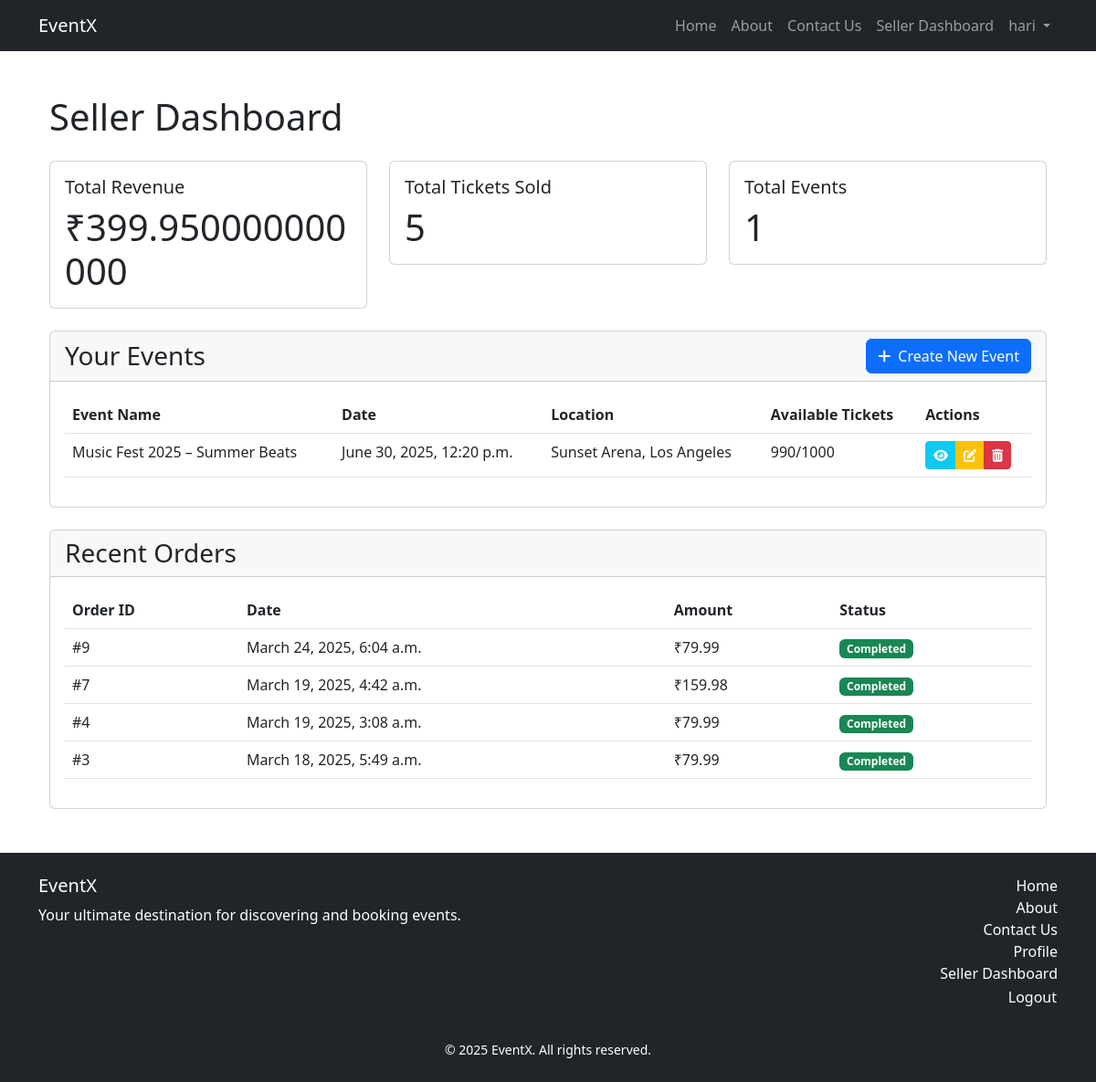
The page /seller/dashboard/ (signed in) on the database its author committed.
### events/models.py (models this page shows, shortened)
class Event(models.Model):
    seller = models.ForeignKey(
        Seller,
        on_delete=models.CASCADE,
        related_name="events"
    )
    name = models.CharField(max_length=255)
    description = models.TextField()
    date = models.DateTimeField()
    location = models.CharField(max_length=255)
    price = models.DecimalField(max_digits=10, decimal_places=2)
    total_tickets = models.PositiveIntegerField()
    available_tickets = models.PositiveIntegerField()
    image = models.ImageField(upload_to="events/", blank=True, null=True)
    class Meta:
        ordering = ['date']

class Order(models.Model):
    seller = models.ForeignKey(Seller, on_delete=models.CASCADE)
    event_booking = models.OneToOneField(
        Booking,
        on_delete=models.SET_NULL,
        related_name='order',
        null=True,
        blank=True
    )
    created_at = models.DateTimeField(auto_now_add=True)
    total_amount = models.DecimalField(max_digits=10, decimal_places=2, default=0)
    class Meta:
        ordering = ['-created_at']

### events/views.py (the view)
# urls.py: path("seller/dashboard/", views.seller_dashboard, name="seller_dashboard"),
@seller_required
def seller_dashboard(request):
    seller = get_object_or_404(Seller, user=request.user)
    seller_events = Event.objects.filter(seller=seller)
    seller_orders = Order.objects.filter(seller=seller)
    total_revenue = seller_orders.aggregate(total=Sum('total_amount'))['total'] or 0
    total_tickets = Booking.objects.filter(event__seller=seller, status='confirmed').aggregate(total=Sum('quantity'))['total'] or 0
    return render(request, "events/seller_dashboard.html", {
        "seller": seller,
        "events": seller_events,
        "orders": seller_orders,
        "total_revenue": total_revenue,
        "total_tickets": total_tickets,
    })

### events/views.py (called while the page is built)
def seller_required(view_func):
    def check_seller(user):
        return user.is_authenticated and Seller.objects.filter(user=user).exists()
    return user_passes_test(check_seller)(view_func)

### events/templates/events/seller_dashboard.html (shortened to what this page needs)
{% extends "events/base.html" %}
{% load static %}
{% block content %}
<div class="container py-4">
    <h1 class="mb-4">Seller Dashboard</h1>
    <div class="row mb-4">
        <div class="col-md-4">
            <div class="card">
                <div class="card-body">
                    <h5 class="card-title">Total Revenue</h5>
                    <p class="card-text display-6">₹{{ total_revenue }}</p>
                </div>
            </div>
        </div>
        <div class="col-md-4">
            <div class="card">
                <div class="card-body">
                    <h5 class="card-title">Total Tickets Sold</h5>
                    <p class="card-text display-6">{{ total_tickets }}</p>
                </div>
            </div>
        </div>
        <div class="col-md-4">
            <div class="card">
                <div class="card-body">
                    <h5 class="card-title">Total Events</h5>
                    <p class="card-text display-6">{{ events|length }}</p>
                </div>
            </div>
        </div>
    </div>
    <div class="card mb-4">
        <div class="card-header d-flex justify-content-between align-items-center">
            <h3 class="mb-0">Your Events</h3>
            <a href="{% url 'create_event' %}" class="btn btn-primary">
                <i class="fas fa-plus me-2"></i>Create New Event
            </a>
        </div>
        <div class="card-body">
            {% if events %}
            <div class="table-responsive">
                <table class="table">
                    <thead>
                        <tr>
                            <th>Event Name</th>
                            <th>Date</th>
                            <th>Location</th>
                            <th>Available Tickets</th>
                            <th>Actions</th>
                        </tr>
                    </thead>
                    <tbody>
                        {% for event in events %}
                        <tr>
                            <td>{{ event.name }}</td>
                            <td>{{ event.date }}</td>
                            <td>{{ event.location }}</td>
                            <td>{{ event.available_tickets }}/{{ event.total_tickets }}</td>
                            <td>
                                <div class="btn-group" role="group">
                                    <a href="{% url 'event_detail' event.id %}" class="btn btn-sm btn-info text-white" title="View Event">
                                        <i class="fas fa-eye"></i>
                                    </a>
                                    <a href="{% url 'edit_event' event.id %}" class="btn btn-sm btn-warning text-white" title="Edit Event">
                                        <i class="fas fa-edit"></i>
                                    </a>
                                    <button type="button" class="btn btn-sm btn-danger text-white" data-bs-toggle="modal" data-bs-target="#deleteModal{{ event.id }}" title="Delete Event">
                                        <i class="fas fa-trash-alt"></i>
                                    </button>
                                </div>
                            </td>
                        </tr>
                        {% endfor %}
                    </tbody>
                </table>
            </div>
            {% else %}
            <p class="text-center">No events created yet.</p>
            {% endif %}
        </div>
    </div>
    <div class="card">
        <div class="card-header">
            <h3 class="mb-0">Recent Orders</h3>
        </div>
        <div class="card-body">
            {% if orders %}
            <div class="table-responsive">
                <table class="table">
                    <thead>
                        <tr>
                            <th>Order ID</th>
                            <th>Date</th>
                            <th>Amount</th>
                            <th>Status</th>
                        </tr>
                    </thead>
                    <tbody>
                        {% for order in orders %}
                        <tr>
                            <td>#{{ order.id }}</td>
                            <td>{{ order.created_at }}</td>
                            <td>₹{{ order.total_amount }}</td>
                            <td><span class="badge bg-success">Completed</span></td>
                        </tr>
                        {% endfor %}
                    </tbody>
                </table>
            </div>
            {% else %}
            <p class="text-center">No orders yet.</p>
            {% endif %}
        </div>
    </div>
</div>
{% endblock %}

### events/templates/events/base.html (shortened to what this page needs)
<!DOCTYPE html>
<html lang="en">
<head>
  <link rel="stylesheet" href="https://cdn.jsdelivr.net/npm/bootstrap@5.3.0/dist/css/bootstrap.min.css">
  <link href="https://cdnjs.cloudflare.com/ajax/libs/font-awesome/6.5.1/css/all.min.css" rel="stylesheet">
</head>
<body>
  <nav class="navbar navbar-expand-lg navbar-dark bg-dark">
    <div class="container">
      <a class="navbar-brand" href="{% url 'index' %}">EventX</a>
      <div class="collapse navbar-collapse" id="navbarSupportedContent">
        <ul class="navbar-nav ms-auto mb-2 mb-lg-0">
          <li class="nav-item">
            <a class="nav-link" href="{% url 'index' %}">Home</a>
          </li>
          <li class="nav-item">
            <a class="nav-link" href="">About</a>
          </li>
          <li class="nav-item">
            <a class="nav-link" href="">Contact Us</a>
          </li>
          {% if user.is_authenticated %}
            {% if user.is_superuser %}
              <li class="nav-item">
                <a class="nav-link" href="{% url 'admin_dashboard' %}">Admin Dashboard</a>
              </li>
              <li class="nav-item">
                <form action="{% url 'logout' %}" method="post" style="display: inline;">
                  {% csrf_token %}
                  <button type="submit" class="nav-link btn btn-link" style="text-decoration: none;">Logout</button>
                </form>
              </li>
            {% elif user.seller %}
              <li class="nav-item">
                <a class="nav-link" href="{% url 'seller_dashboard' %}">Seller Dashboard</a>
              </li>
            {% else %}
              <li class="nav-item">
                <a class="nav-link" href="{% url 'booking_history' %}">My Bookings</a>
              </li>
            {% endif %}
            {% if not user.is_superuser %}
            <li class="nav-item dropdown">
              <a class="nav-link dropdown-toggle" href="#" id="profileDropdown" role="button"
                 data-bs-toggle="dropdown" aria-expanded="false">
                {{ user.first_name|default:user.username }}
              </a>
            </li>
            {% endif %}
          {% else %}
            <li class="nav-item">
              <a class="nav-link" href="{% url 'login' %}">Login</a>
            </li>
          {% endif %}
        </ul>
      </div>
    </div>
  </nav>
  <div class="container mt-4">
    {% block content %}{% endblock %}
  </div>
  <footer class="bg-dark text-white mt-4">
    <div class="container py-4">
      <div class="row">
        <div class="col-md-6">
          <h5>EventX</h5>
          <p>Your ultimate destination for discovering and booking events.</p>
        </div>
        <div class="col-md-6 text-md-end">
          <ul class="list-unstyled">
            <li><a href="{% url 'index' %}" class="text-white text-decoration-none">Home</a></li>
            <li><a href="" class="text-white text-decoration-none">About</a></li>
            <li><a href="" class="text-white text-decoration-none">Contact Us</a></li>
            {% if user.is_authenticated %}
              <li><a href="" class="text-white text-decoration-none">Profile</a></li>
              {% if user.is_superuser %}
                <li><a href="{% url 'admin_dashboard' %}" class="text-white text-decoration-none">Admin Dashboard</a></li>
              {% elif user.seller %}
                <li><a href="{% url 'seller_dashboard' %}" class="text-white text-decoration-none">Seller Dashboard</a></li>
              {% else %}
                <li><a href="{% url 'booking_history' %}" class="text-white text-decoration-none">My Bookings</a></li>
              {% endif %}
              <li>
                <form action="{% url 'logout' %}" method="post">
                  <button type="submit" class="btn btn-link text-white text-decoration-none p-0">Logout</button>
                </form>
              </li>
            {% else %}
              <li><a href="{% url 'login' %}" class="text-white text-decoration-none">Login</a></li>
            {% endif %}
          </ul>
        </div>
      </div>
      <div class="text-center mt-3">
        <small>&copy; 2025 EventX. All rights reserved.</small>
      </div>
    </div>
  </footer>
</body>
</html>

### rows shown on the page
Event: name "Music Fest 2025 – Summer Beats", date "June 30, 2025, 12:20 p.m.", location "Sunset Arena, Los Angeles", available_tickets "990", total_tickets "1000"
Order: id "9", created_at "March 24, 2025, 6:04 a.m.", total_amount "79.99"
Order: id "7", created_at "March 19, 2025, 4:42 a.m.", total_amount "159.98"
Order: id "4", created_at "March 19, 2025, 3:08 a.m.", total_amount "79.99"
Order: id "3", created_at "March 18, 2025, 5:49 a.m.", total_amount "79.99"

### other values the page prints
{{ user.first_name|default:user.username }} "hari"
{{ total_revenue }} "399.950000000000"
{{ total_tickets }} "5"
{{ events|length }} "1"
